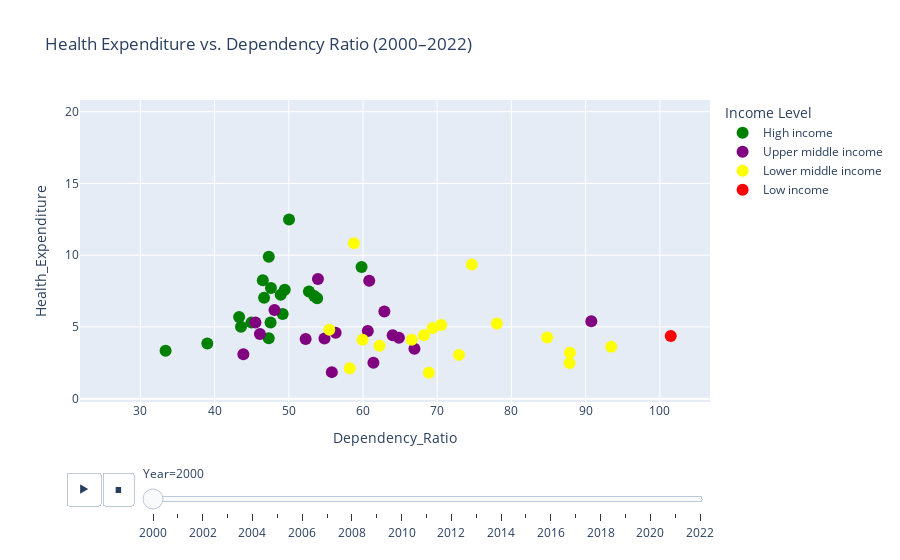

Notebook code cell kept with this figure:
### Code cell
# Define custom color and order for income levels
income_colors = {
    "High income": "green",
    "Upper middle income": "purple",
    "Lower middle income": "yellow",
    "Low income": "red"
}
income_order = ["High income", "Upper middle income", "Lower middle income", "Low income"]

# Create animated scatter plot
fig = px.scatter(
    df_filtered,
    x="Dependency_Ratio",
    y="Health_Expenditure",
    animation_frame="Year",
    animation_group="Country",
    color="income_level",
    color_discrete_map=income_colors,
    category_orders={"income_level": income_order},
    hover_name="Country", 
    title="Health Expenditure vs. Dependency Ratio (2000–2022)",
    range_x=[df["Dependency_Ratio"].min() - 5, df["Dependency_Ratio"].max() + 5],
    range_y=[df["Health_Expenditure"].min() - 2, df["Health_Expenditure"].max() + 2]
)

# Style labels
fig.update_traces(textposition="top center", marker=dict(size=12))
fig.update_layout(legend_title_text="Income Level")

# Show the figure
fig.show()

### Figure 1 — Plotly figure (JSON) as saved in the notebook; plotly's stock layout.template omitted (floating-point values rounded to 4 significant figures)
{"data": [{"hovertemplate": "<b>%{hovertext}</b><br><br>income_level=High income<br>Year=2000<br>Dependency_Ratio=%{x}<br>Health_Expenditure=%{y}<extra></extra>", "hovertext": ["Australia", "Canada", "Chile", "Cyprus", "Czechia", "Germany", "United Kingdom", "Greece", "Ireland", "Japan", "South Korea", "Netherlands", "New Zealand", "Romania", "Russia", "Singapore", "Slovakia", "Uruguay", "United States"], "ids": ["Australia", "Canada", "Chile", "Cyprus", "Czechia", "Germany", "United Kingdom", "Greece", "Ireland", "Japan", "South Korea", "Netherlands", "New Zealand", "Romania", "Russia", "Singapore", "Slovakia", "Uruguay", "United States"], "legendgroup": "High income", "marker": {"color": "green", "size": 12, "symbol": "circle"}, "mode": "markers", "name": "High income", "orientation": "v", "showlegend": true, "textposition": "top center", "type": "scatter", "x": [49.46, 46.51, 53.82, 47.55, 43.31, 47.31, 53.43, 48.92, 49.19, 46.68, 39.03, 47.6, 52.72, 47.3, 43.57, 33.41, 44.97, 59.81, 50.04], "xaxis": "x", "y": [7.589, 8.248, 7.0, 5.308, 5.701, 9.888, 7.157, 7.243, 5.899, 7.035, 3.855, 7.707, 7.47, 4.209, 5.02, 3.343, 5.303, 9.172, 12.49], "yaxis": "y"}, {"hovertemplate": "<b>%{hovertext}</b><br><br>income_level=Upper middle income<br>Year=2000<br>Dependency_Ratio=%{x}<br>Health_Expenditure=%{y}<extra></extra>", "hovertext": ["Argentina", "Armenia", "Brazil", "China", "Ecuador", "Guatemala", "Indonesia", "Iran", "Kazakhstan", "Mexico", "Mongolia", "Malaysia", "Peru", "Serbia", "Thailand", "Turkey", "Ukraine"], "ids": ["Argentina", "Armenia", "Brazil", "China", "Ecuador", "Guatemala", "Indonesia", "Iran", "Kazakhstan", "Mexico", "Mongolia", "Malaysia", "Peru", "Serbia", "Thailand", "Turkey", "Ukraine"], "legendgroup": "Upper middle income", "marker": {"color": "purple", "size": 12, "symbol": "circle"}, "mode": "markers", "name": "Upper middle income", "orientation": "v", "showlegend": true, "textposition": "top center", "type": "scatter", "x": [60.84, 54.81, 53.93, 46.12, 66.93, 90.76, 55.8, 60.65, 52.28, 64.84, 62.88, 61.41, 64.0, 48.08, 43.88, 56.32, 45.51], "xaxis": "x", "y": [8.22, 4.196, 8.335, 4.508, 3.483, 5.397, 1.853, 4.723, 4.16, 4.244, 6.076, 2.515, 4.415, 6.184, 3.101, 4.6, 5.307], "yaxis": "y"}, {"hovertemplate": "<b>%{hovertext}</b><br><br>income_level=Lower middle income<br>Year=2000<br>Dependency_Ratio=%{x}<br>Health_Expenditure=%{y}<extra></extra>", "hovertext": ["Bangladesh", "Egypt", "India", "Jordan", "Kenya", "Kyrgyzstan", "Lebanon", "Morocco", "Myanmar", "Nigeria", "Nicaragua", "Pakistan", "Philippines", "Tajikistan", "Tunisia", "Uzbekistan", "Vietnam"], "ids": ["Bangladesh", "Egypt", "India", "Jordan", "Kenya", "Kyrgyzstan", "Lebanon", "Morocco", "Myanmar", "Nigeria", "Nicaragua", "Pakistan", "Philippines", "Tajikistan", "Tunisia", "Uzbekistan", "Vietnam"], "legendgroup": "Lower middle income", "marker": {"color": "yellow", "size": 12, "symbol": "circle"}, "mode": "markers", "name": "Lower middle income", "orientation": "v", "showlegend": true, "textposition": "top center", "type": "scatter", "x": [68.87, 69.39, 66.57, 74.66, 93.44, 68.2, 58.78, 62.23, 58.22, 87.88, 78.05, 87.83, 72.94, 84.81, 55.46, 70.53, 59.95], "xaxis": "x", "y": [1.805, 4.922, 4.106, 9.344, 3.624, 4.414, 10.83, 3.693, 2.126, 3.197, 5.239, 2.481, 3.055, 4.265, 4.813, 5.133, 4.108], "yaxis": "y"}, {"hovertemplate": "<b>%{hovertext}</b><br><br>income_level=Low income<br>Year=2000<br>Dependency_Ratio=%{x}<br>Health_Expenditure=%{y}<extra></extra>", "hovertext": ["Ethiopia"], "ids": ["Ethiopia"], "legendgroup": "Low income", "marker": {"color": "red", "size": 12, "symbol": "circle"}, "mode": "markers", "name": "Low income", "orientation": "v", "showlegend": true, "textposition": "top center", "type": "scatter", "x": [101.5], "xaxis": "x", "y": [4.365], "yaxis": "y"}], "layout": {"legend": {"title": {"text": "Income Level"}, "tracegroupgap": 0}, "sliders": [{"active": 0, "currentvalue": {"prefix": "Year="}, "len": 0.9, "pad": {"b": 10, "t": 60}, "steps": [{"args": [["2000"], {"frame": {"duration": 0, "redraw": false}, "fromcurrent": true, "mode": "immediate", "transition": {"duration": 0, "easing": "linear"}}], "label": "2000", "method": "animate"}, {"args": [["2001"], {"frame": {"duration": 0, "redraw": false}, "fromcurrent": true, "mode": "immediate", "transition": {"duration": 0, "easing": "linear"}}], "label": "2001", "method": "animate"}, {"args": [["2002"], {"frame": {"duration": 0, "redraw": false}, "fromcurrent": true, "mode": "immediate", "transition": {"duration": 0, "easing": "linear"}}], "label": "2002", "method": "animate"}, {"args": [["2003"], {"frame": {"duration": 0, "redraw": false}, "fromcurrent": true, "mode": "immediate", "transition": {"duration": 0, "easing": "linear"}}], "label": "2003", "method": "animate"}, {"args": [["2004"], {"frame": {"duration": 0, "redraw": false}, "fromcurrent": true, "mode": "immediate", "transition": {"duration": 0, "easing": "linear"}}], "label": "2004", "method": "animate"}, {"args": [["2005"], {"frame": {"duration": 0, "redraw": false}, "fromcurrent": true, "mode": "immediate", "transition": {"duration": 0, "easing": "linear"}}], "label": "2005", "method": "animate"}, {"args": [["2006"], {"frame": {"duration": 0, "redraw": false}, "fromcurrent": true, "mode": "immediate", "transition": {"duration": 0, "easing": "linear"}}], "label": "2006", "method": "animate"}, {"args": [["2007"], {"frame": {"duration": 0, "redraw": false}, "fromcurrent": true, "mode": "immediate", "transition": {"duration": 0, "easing": "linear"}}], "label": "2007", "method": "animate"}, {"args": [["2008"], {"frame": {"duration": 0, "redraw": false}, "fromcurrent": true, "mode": "immediate", "transition": {"duration": 0, "easing": "linear"}}], "label": "2008", "method": "animate"}, {"args": [["2009"], {"frame": {"duration": 0, "redraw": false}, "fromcurrent": true, "mode": "immediate", "transition": {"duration": 0, "easing": "linear"}}], "label": "2009", "method": "animate"}, {"args": [["2010"], {"frame": {"duration": 0, "redraw": false}, "fromcurrent": true, "mode": "immediate", "transition": {"duration": 0, "easing": "linear"}}], "label": "2010", "method": "animate"}, {"args": [["2011"], {"frame": {"duration": 0, "redraw": false}, "fromcurrent": true, "mode": "immediate", "transition": {"duration": 0, "easing": "linear"}}], "label": "2011", "method": "animate"}, {"args": [["2012"], {"frame": {"duration": 0, "redraw": false}, "fromcurrent": true, "mode": "immediate", "transition": {"duration": 0, "easing": "linear"}}], "label": "2012", "method": "animate"}, {"args": [["2013"], {"frame": {"duration": 0, "redraw": false}, "fromcurrent": true, "mode": "immediate", "transition": {"duration": 0, "easing": "linear"}}], "label": "2013", "method": "animate"}, {"args": [["2014"], {"frame": {"duration": 0, "redraw": false}, "fromcurrent": true, "mode": "immediate", "transition": {"duration": 0, "easing": "linear"}}], "label": "2014", "method": "animate"}, {"args": [["2015"], {"frame": {"duration": 0, "redraw": false}, "fromcurrent": true, "mode": "immediate", "transition": {"duration": 0, "easing": "linear"}}], "label": "2015", "method": "animate"}, {"args": [["2016"], {"frame": {"duration": 0, "redraw": false}, "fromcurrent": true, "mode": "immediate", "transition": {"duration": 0, "easing": "linear"}}], "label": "2016", "method": "animate"}, {"args": [["2017"], {"frame": {"duration": 0, "redraw": false}, "fromcurrent": true, "mode": "immediate", "transition": {"duration": 0, "easing": "linear"}}], "label": "2017", "method": "animate"}, {"args": [["2018"], {"frame": {"duration": 0, "redraw": false}, "fromcurrent": true, "mode": "immediate", "transition": {"duration": 0, "easing": "linear"}}], "label": "2018", "method": "animate"}, {"args": [["2019"], {"frame": {"duration": 0, "redraw": false}, "fromcurrent": true, "mode": "immediate", "transition": {"duration": 0, "easing": "linear"}}], "label": "2019", "method": "animate"}, {"args": [["2020"], {"frame": {"duration": 0, "redraw": false}, "fromcurrent": true, "mode": "immediate", "transition": {"duration": 0, "easing": "linear"}}], "label": "2020", "method": "animate"}, {"args": [["2021"], {"frame": {"duration": 0, "redraw": false}, "fromcurrent": true, "mode": "immediate", "transition": {"duration": 0, "easing": "linear"}}], "label": "2021", "method": "animate"}, {"args": [["2022"], {"frame": {"duration": 0, "redraw": false}, "fromcurrent": true, "mode": "immediate", "transition": {"duration": 0, "easing": "linear"}}], "label": "2022", "method": "animate"}], "x": 0.1, "xanchor": "left", "y": 0, "yanchor": "top"}], "title": {"text": "Health Expenditure vs. Dependency Ratio (2000–2022)"}, "updatemenus": [{"buttons": [{"args": [null, {"frame": {"duration": 500, "redraw": false}, "fromcurrent": true, "mode": "immediate", "transition": {"duration": 500, "easing": "linear"}}], "label": "&#9654;", "method": "animate"}, {"args": [[null], {"frame": {"duration": 0, "redraw": false}, "fromcurrent": true, "mode": "immediate", "transition": {"duration": 0, "easing": "linear"}}], "label": "&#9724;", "method": "animate"}], "direction": "left", "pad": {"r": 10, "t": 70}, "showactive": false, "type": "buttons", "x": 0.1, "xanchor": "right", "y": 0, "yanchor": "top"}], "xaxis": {"anchor": "y", "domain": [0, 1], "range": [21.87, 106.8], "title": {"text": "Dependency_Ratio"}}, "yaxis": {"anchor": "x", "domain": [0, 1], "range": [-0.228, 20.81], "title": {"text": "Health_Expenditure"}}}}
